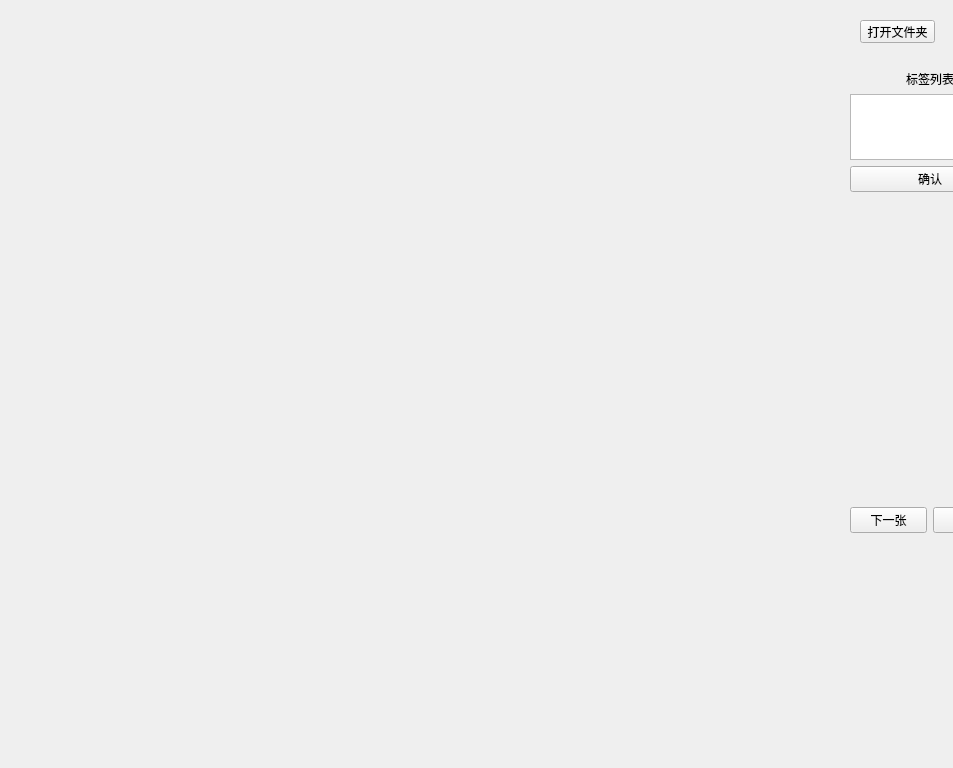
<?xml version="1.0" encoding="UTF-8"?>
<ui version="4.0">
 <class>LabelModeWindow</class>
 <widget class="QMainWindow" name="LabelModeWindow">
  <property name="geometry">
   <rect>
    <x>0</x>
    <y>0</y>
    <width>953</width>
    <height>768</height>
   </rect>
  </property>
  <property name="windowTitle">
   <string>MainWindow</string>
  </property>
  <widget class="QWidget" name="centralWidget">
   <widget class="QWidget" name="horizontalLayoutWidget">
    <property name="geometry">
     <rect>
      <x>850</x>
      <y>500</y>
      <width>160</width>
      <height>41</height>
     </rect>
    </property>
    <layout class="QHBoxLayout" name="horizontalLayout">
     <item>
      <widget class="QPushButton" name="pushButton">
       <property name="text">
        <string>下一张</string>
       </property>
      </widget>
     </item>
     <item>
      <widget class="QPushButton" name="pushButton_2">
       <property name="text">
        <string>上一张</string>
       </property>
      </widget>
     </item>
    </layout>
   </widget>
   <widget class="QWidget" name="verticalLayoutWidget">
    <property name="geometry">
     <rect>
      <x>850</x>
      <y>70</y>
      <width>160</width>
      <height>122</height>
     </rect>
    </property>
    <layout class="QVBoxLayout" name="verticalLayout">
     <item>
      <widget class="QLabel" name="label">
       <property name="layoutDirection">
        <enum>Qt::LeftToRight</enum>
       </property>
       <property name="text">
        <string>标签列表</string>
       </property>
       <property name="alignment">
        <set>Qt::AlignCenter</set>
       </property>
      </widget>
     </item>
     <item>
      <widget class="QListView" name="listView"/>
     </item>
     <item>
      <widget class="QPushButton" name="pushButton_3">
       <property name="text">
        <string>确认</string>
       </property>
      </widget>
     </item>
    </layout>
   </widget>
   <widget class="QPushButton" name="pushButton_4">
    <property name="geometry">
     <rect>
      <x>860</x>
      <y>20</y>
      <width>75</width>
      <height>23</height>
     </rect>
    </property>
    <property name="text">
     <string>打开文件夹</string>
    </property>
   </widget>
   <widget class="QWidget" name="widget" native="true">
    <property name="geometry">
     <rect>
      <x>39</x>
      <y>29</y>
      <width>801</width>
      <height>511</height>
     </rect>
    </property>
   </widget>
  </widget>
 </widget>
 <resources/>
 <connections/>
</ui>
